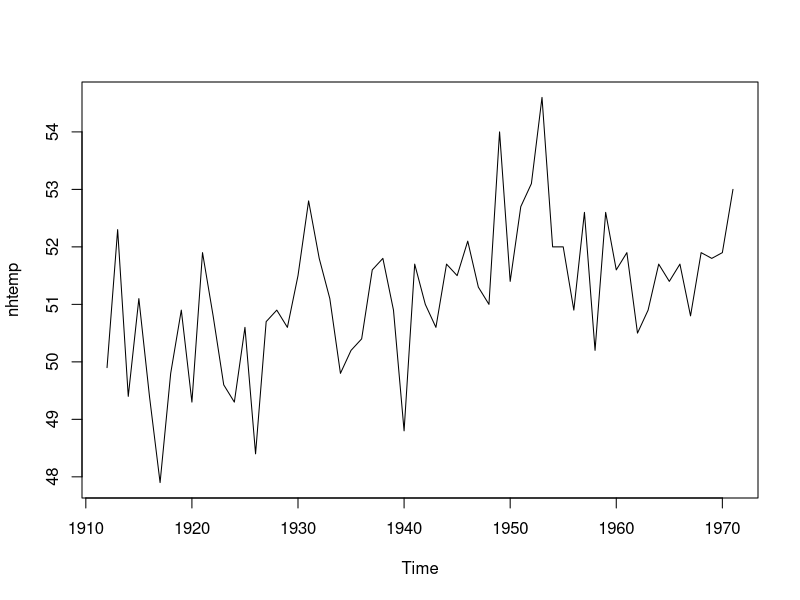

This chart was generated by the following R code: (Note: this script raises an error after producing the figure.)
### Name: sctest.efp
### Title: Generalized Fluctuation Tests
### Aliases: sctest.efp
### Keywords: htest

### ** Examples

## Load dataset "nhtemp" with average yearly temperatures in New Haven
data(nhtemp)
## plot the data
plot(nhtemp)

## test the model null hypothesis that the average temperature remains
## constant over the years compute OLS-CUSUM fluctuation process
temp.cus <- efp(nhtemp ~ 1, type = "OLS-CUSUM")
## plot the process with alternative boundaries
plot(temp.cus, alpha = 0.01, alt.boundary = TRUE)
## and calculate the test statistic
sctest(temp.cus)

## compute moving estimates fluctuation process
temp.me <- efp(nhtemp ~ 1, type = "ME", h = 0.2)
## plot the process with functional = "max"
plot(temp.me)
## and perform the corresponding test
sctest(temp.me)



